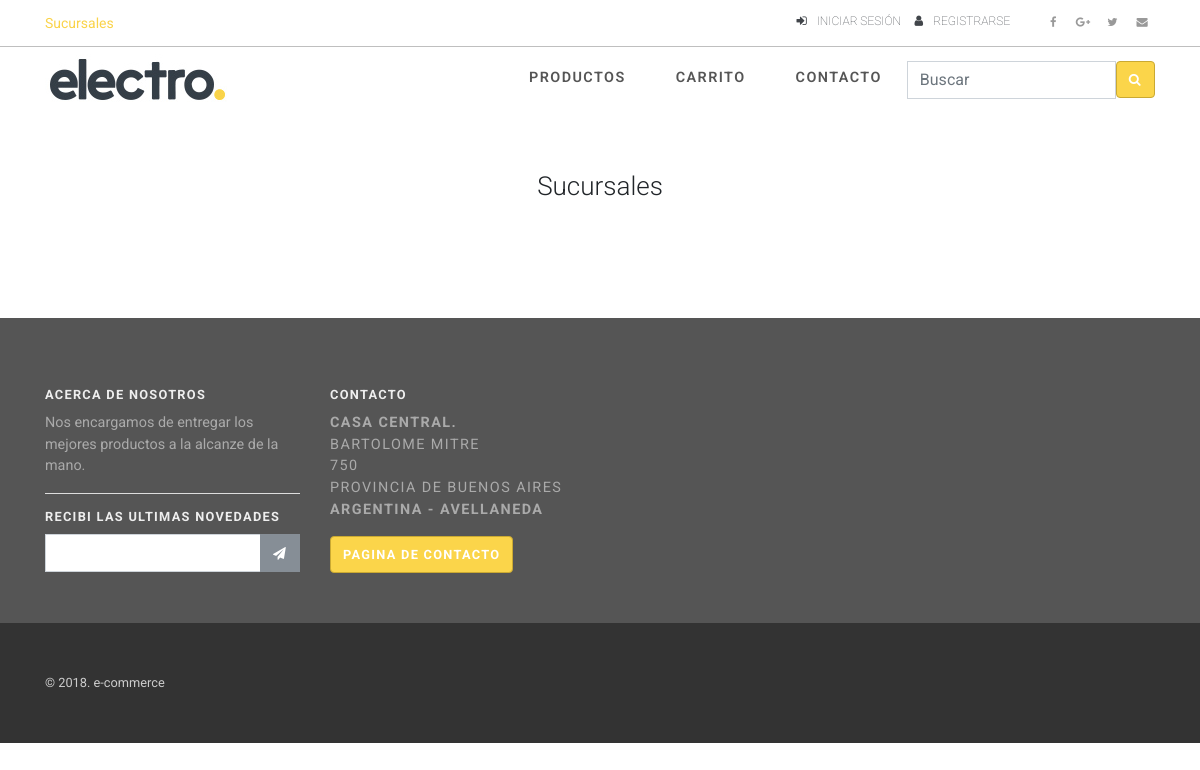
The app's page /stores.php, older data.
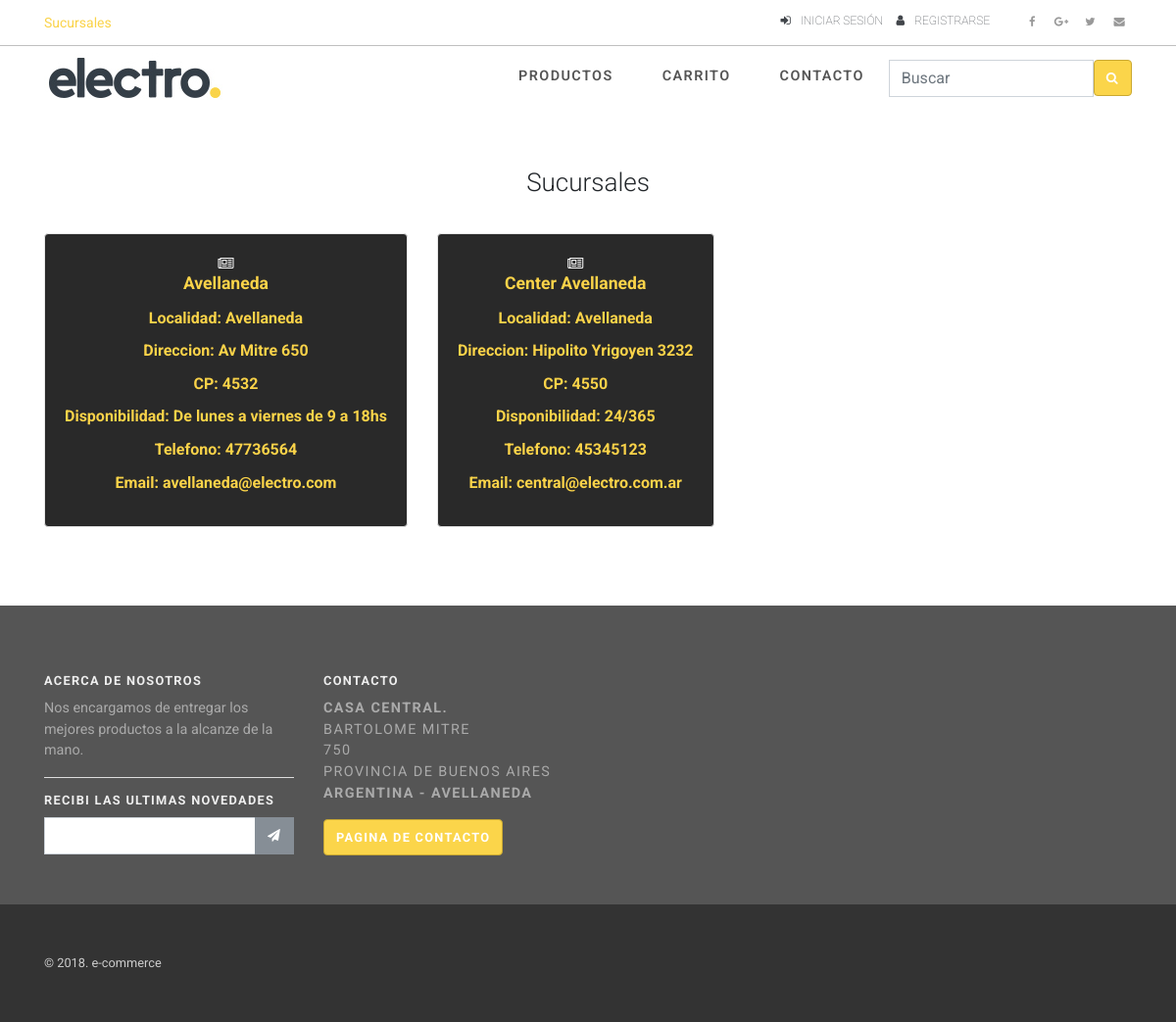
The same page, newer data.
### tables this page shows
CREATE TABLE `store` (
  `idStore` int(11) NOT NULL,
  `idAddress` int(11) NOT NULL,
  `name` varchar(255) NOT NULL,
  `telephone` varchar(255) NOT NULL,
  `available` varchar(255) NOT NULL,
  `email` varchar(255) NOT NULL
);

CREATE TABLE `location` (
  `idLocation` int(11) NOT NULL,
  `idCity` int(11) NOT NULL,
  `name` varchar(255) NOT NULL
);

CREATE TABLE `address` (
  `idAddress` int(11) NOT NULL,
  `idLocation` int(11) NOT NULL,
  `dir` varchar(255) NOT NULL,
  `postalCode` int(11) NOT NULL
);

### php/store.php (called while the page is built, shortened)
<?php
class Store
{
    function getListOfStores()
    {
        $db = Database::getInstance();
        $mysqli = $db->getConnection();
        $sqlProcedure = "SELECT * FROM store";
        if($result = $mysqli->query($sqlProcedure))
        {
                $listaStores = array();
                while ($row = $result->fetch_assoc())
                {
                    $listaStores[] = $row;
                }
                return $listaStores;
        }else{
            new LogFiles(__FUNCTION__,"No puede devolver todos las sucursales");
            header(ERROR_404);
        }
        return null;
    }
}
?>

### admin/requestsAdmin.php (called while the page is built, shortened)
<?php
include_once(dirname(__FILE__) . "/.." . "/php/location.php");
include_once(dirname(__FILE__) . "/.." . "/php/address.php");
include_once(dirname(__FILE__) . "/.." . "/php/store.php");
function storeListar()
{
    $store = new Store();
    return $store->getListOfStores();
}
?>

### php/location.php (called while the page is built, shortened)
<?php
class Location
{
    function findLocationById($id)
    {
        $db = Database::getInstance();
        $mysqli = $db->getConnection();
        $sqlProcedure = "SELECT * FROM location WHERE idLocation='$id' LIMIT 1";
        if($result = $mysqli->query($sqlProcedure))
        {
            if(mysqli_num_rows($result) > 0)
            {
                $row = $result->fetch_array(MYSQLI_ASSOC);
                $this->name = $row["name"];
            }
        }else{
            new LogFiles(__FUNCTION__,"No puede devolver la localidad");
            header(ERROR_404);
        }
    }
}
?>

### php/address.php (called while the page is built, shortened)
<?php
class Address
{
    function findAddressById($id)
    {
        $db = Database::getInstance();
        $mysqli = $db->getConnection();
        $sqlProcedure = "SELECT * FROM address WHERE idAddress='$id' LIMIT 1";
        if($result = $mysqli->query($sqlProcedure))
        {
            if(mysqli_num_rows($result) > 0)
            {
                $row = $result->fetch_array(MYSQLI_ASSOC);
                $this->dir = $row["dir"];
                $this->postalCode = $row["postalCode"];
            }
        }else{
            new LogFiles(__FUNCTION__,"No puede devolver la direccion");
            header(ERROR_404);
        }
    }
}
?>

### stores.php (the view, shortened to what this page needs)
<?php
   include(dirname(__FILE__) . "/admin/requestsAdmin.php");
?>
<!DOCTYPE html>
<html>
<head>
  <link rel="stylesheet" href="vendor/bootstrap/css/bootstrap.min.css">
  <link rel="stylesheet" href="vendor/font-awesome/css/font-awesome.min.css">
  <link rel="stylesheet" href="vendor/bootstrap-select/css/bootstrap-select.min.css">
  <link rel="stylesheet" href="vendor/owl.carousel/assets/owl.carousel.css">
  <link rel="stylesheet" href="vendor/owl.carousel/assets/owl.theme.default.css">
  <link rel="stylesheet" href="css/style.default.css" id="theme-stylesheet">
  <link href="css/full-slider.css" rel="stylesheet">
  <link rel="stylesheet" href="css/custom.css">
</head>
<body>
  <div id="all">
    <div class="top-bar">
      <div class="container">
        <div class="row d-flex align-items-center">
          <div class="col-md-6 d-md-block d-none">
            <p><a href="#">Sucursales</a></p>
          </div>
          <div class="col-md-6">
            <div class="d-flex justify-content-md-end justify-content-between">
              <div class="login"><a href="#" data-toggle="modal" data-target="#login-modal" class="login-btn"><i class="fa fa-sign-in"></i><span class="d-none d-md-inline-block">Iniciar Sesión</span></a>
                <a href="customer-register.html" class="signup-btn"><i class="fa fa-user"></i><span class="d-none d-md-inline-block">Registrarse</span></a>
              </div>
              <ul class="social-custom list-inline">
                <li class="list-inline-item"><a href="#"><i class="fa fa-facebook"></i></a></li>
                <li class="list-inline-item"><a href="#"><i class="fa fa-google-plus"></i></a></li>
                <li class="list-inline-item"><a href="#"><i class="fa fa-twitter"></i></a></li>
                <li class="list-inline-item"><a href="#"><i class="fa fa-envelope"></i></a></li>
              </ul>
            </div>
          </div>
        </div>
      </div>
    </div>
    <header class="nav-holder make-sticky">
      <div id="navbar" role="navigation" class="navbar navbar-expand-lg">
        <div class="container"><a href="index.html" class="navbar-brand home"><img src="img/logo.png" alt="Universal logo" class="d-none d-md-inline-block"></a>
          <div id="navigation" class="navbar-collapse collapse">
            <ul class="nav navbar-nav ml-auto">
              <li class="nav-item"><a href="shop-category-left.html" class="nav-link">Productos</a></li>
              <li class="nav-item"><a href="shop-basket.html" class="nav-link">Carrito</a></li>
              <li class="nav-item"><a href="contact.html" class="nav-link">Contacto</a></li>
            </ul>
          </div>
          <div id="search" class="clearfix">
            <form role="search" class="navbar-form">
              <div class="input-group">
                <input type="text" placeholder="Buscar" class="form-control"><span class="input-group-btn">
                    <button type="submit" class="btn btn-template-main"><i class="fa fa-search"></i></button></span>
              </div>
            </form>
          </div>
        </div>
      </div>
    </header>
    <section class="bar background-white">
      <div class="container text-center">
        <div class="title-category heading text-center">
          <h2>Sucursales</h2>
        </div>
        <div class="row">
        <?php
            $stores = storeListar();
            foreach ($stores as $store)
            {
                $address = new Address();
                $address->findAddressById($store["idAddress"]);
                $location = new Location();
                $location->findLocationById($address->idLocation);
        ?>
            <a href="mailto:<?php echo $store["email"]; ?>">
            <div class="col-lg-12 col-md-6">
                <div class="box-stores box-simple">
                <i class="fa fa-newspaper-o fa-6" style="color: #fff;"></i>
                <h4><?php echo $store["name"]; ?></h4>
                <h5><strong>Localidad: </strong><?php echo $location->name; ?></h5>
                <h5><strong>Direccion: </strong><?php echo $address->dir; ?></h5>
                <h5><strong>CP: </strong><?php echo $address->postalCode; ?></h5>
                <h5><strong>Disponibilidad: </strong><?php echo $store["available"]; ?></h5>
                <h5><strong>Telefono: </strong><?php echo $store["telephone"]; ?></h5>
                <h5><strong>Email: </strong><?php echo $store["email"]; ?></h5>
                </div>
            </div>
            </a>
          <?php
            }
        ?>
        </div>
      </div>
    </section>
    <footer class="main-footer">
      <div class="container">
        <div class="row">
          <div class="col-lg-3">
            <h4 class="h6">Acerca de nosotros</h4>
            <p>Nos encargamos de entregar los mejores productos a la alcanze de la mano.</p>
            <hr>
            <h4 class="h6">Recibi las ultimas novedades</h4>
            <form>
              <div class="input-group">
                <input type="text" class="form-control">
                <div class="input-group-append">
                  <button type="button" class="btn btn-secondary"><i class="fa fa-send"></i></button>
                </div>
              </div>
            </form>
          </div>
          <div class="col-lg-3">
            <h4 class="h6">Contacto</h4>
            <p class="text-uppercase"><strong>Casa Central.</strong><br>Bartolome Mitre <br> 750 <br> Provincia de Buenos Aires <br><strong>Argentina - Avellaneda</strong></p>
            <a href="contact.html" class="btn btn-template-main">Pagina de contacto</a>
          </div>
        </div>
      </div>
      <div class="copyrights">
        <div class="container">
          <div class="row">
            <div class="col-lg-4 text-center-md">
              <p>&copy; 2018. e-commerce</p>
            </div>
          </div>
        </div>
      </div>
    </footer>
    </div>
</body>
</html>

### css/full-slider.css (style rules this page uses)
.box-stores { border: 1px solid #e5e5e5; background-color: #292929; border-radius: 4px; padding: 20px; cursor: pointer; }
.title-category h2 { font-size: 26px; font-weight: 300; letter-spacing: 0; text-transform: inherit; }

Row changes from the older to the newer data that the page shows:
added store: name "Avellaneda", location.name "Avellaneda", idAddress.dir "Av Mitre 650", idAddress.postalCode "4532", available "De lunes a viernes de 9 a 18hs", telephone "47736564", email "avellaneda@electro.com"
added store: name "Center Avellaneda", location.name "Avellaneda", idAddress.dir "Hipolito Yrigoyen 3232", idAddress.postalCode "4550", available "24/365", telephone "45345123", email "central@electro.com.ar"
